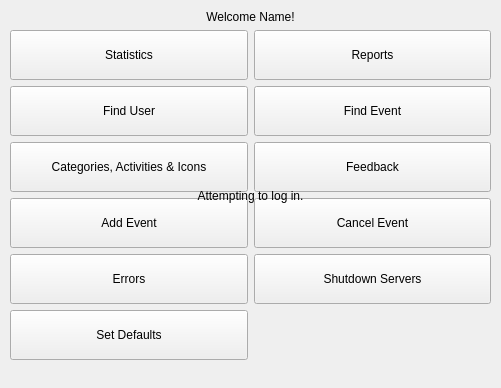
<?xml version="1.0" encoding="UTF-8"?>
<ui version="4.0">
 <class>HomeWindow</class>
 <widget class="QWidget" name="HomeWindow">
  <property name="geometry">
   <rect>
    <x>0</x>
    <y>0</y>
    <width>501</width>
    <height>388</height>
   </rect>
  </property>
  <property name="windowTitle">
   <string>Home</string>
  </property>
  <widget class="QLabel" name="logginInLabel">
   <property name="enabled">
    <bool>true</bool>
   </property>
   <property name="geometry">
    <rect>
     <x>10</x>
     <y>10</y>
     <width>481</width>
     <height>371</height>
    </rect>
   </property>
   <property name="text">
    <string>Attempting to log in.</string>
   </property>
   <property name="alignment">
    <set>Qt::AlignCenter</set>
   </property>
   <property name="wordWrap">
    <bool>true</bool>
   </property>
  </widget>
  <widget class="QWidget" name="gridLayoutWidget">
   <property name="geometry">
    <rect>
     <x>10</x>
     <y>10</y>
     <width>481</width>
     <height>371</height>
    </rect>
   </property>
   <layout class="QGridLayout" name="gridLayout">
    <item row="2" column="1">
     <widget class="QPushButton" name="findEventButton">
      <property name="minimumSize">
       <size>
        <width>0</width>
        <height>50</height>
       </size>
      </property>
      <property name="text">
       <string>Find Event</string>
      </property>
     </widget>
    </item>
    <item row="1" column="0">
     <widget class="QPushButton" name="statisticsButton">
      <property name="enabled">
       <bool>true</bool>
      </property>
      <property name="minimumSize">
       <size>
        <width>0</width>
        <height>50</height>
       </size>
      </property>
      <property name="text">
       <string>Statistics</string>
      </property>
     </widget>
    </item>
    <item row="3" column="0">
     <widget class="QPushButton" name="setCategoriesActivitiesIconsButton">
      <property name="minimumSize">
       <size>
        <width>0</width>
        <height>50</height>
       </size>
      </property>
      <property name="text">
       <string>Categories, Activities &amp;&amp; Icons</string>
      </property>
     </widget>
    </item>
    <item row="0" column="0" colspan="2">
     <widget class="QLabel" name="welcomeLabel">
      <property name="text">
       <string>Welcome Name!</string>
      </property>
      <property name="alignment">
       <set>Qt::AlignCenter</set>
      </property>
     </widget>
    </item>
    <item row="2" column="0">
     <widget class="QPushButton" name="findUserButton">
      <property name="minimumSize">
       <size>
        <width>0</width>
        <height>50</height>
       </size>
      </property>
      <property name="text">
       <string>Find User</string>
      </property>
     </widget>
    </item>
    <item row="1" column="1">
     <widget class="QPushButton" name="reportsButton">
      <property name="minimumSize">
       <size>
        <width>0</width>
        <height>50</height>
       </size>
      </property>
      <property name="text">
       <string>Reports</string>
      </property>
     </widget>
    </item>
    <item row="8" column="0" colspan="2">
     <spacer name="verticalSpacer">
      <property name="orientation">
       <enum>Qt::Vertical</enum>
      </property>
      <property name="sizeHint" stdset="0">
       <size>
        <width>20</width>
        <height>40</height>
       </size>
      </property>
     </spacer>
    </item>
    <item row="6" column="0">
     <widget class="QPushButton" name="setDefaultsButton">
      <property name="minimumSize">
       <size>
        <width>0</width>
        <height>50</height>
       </size>
      </property>
      <property name="text">
       <string>Set Defaults</string>
      </property>
     </widget>
    </item>
    <item row="5" column="1">
     <widget class="QPushButton" name="serverShutdownButton">
      <property name="minimumSize">
       <size>
        <width>0</width>
        <height>50</height>
       </size>
      </property>
      <property name="text">
       <string>Shutdown Servers</string>
      </property>
     </widget>
    </item>
    <item row="4" column="1">
     <widget class="QPushButton" name="cancelEventButton">
      <property name="minimumSize">
       <size>
        <width>0</width>
        <height>50</height>
       </size>
      </property>
      <property name="text">
       <string>Cancel Event</string>
      </property>
     </widget>
    </item>
    <item row="4" column="0">
     <widget class="QPushButton" name="addEventButton">
      <property name="minimumSize">
       <size>
        <width>0</width>
        <height>50</height>
       </size>
      </property>
      <property name="text">
       <string>Add Event</string>
      </property>
     </widget>
    </item>
    <item row="3" column="1">
     <widget class="QPushButton" name="feedbackButton">
      <property name="minimumSize">
       <size>
        <width>0</width>
        <height>50</height>
       </size>
      </property>
      <property name="text">
       <string>Feedback</string>
      </property>
     </widget>
    </item>
    <item row="5" column="0">
     <widget class="QPushButton" name="errorsUserButton">
      <property name="minimumSize">
       <size>
        <width>0</width>
        <height>50</height>
       </size>
      </property>
      <property name="text">
       <string>Errors</string>
      </property>
     </widget>
    </item>
   </layout>
  </widget>
  <zorder>gridLayoutWidget</zorder>
  <zorder>logginInLabel</zorder>
 </widget>
 <resources/>
 <connections/>
</ui>
